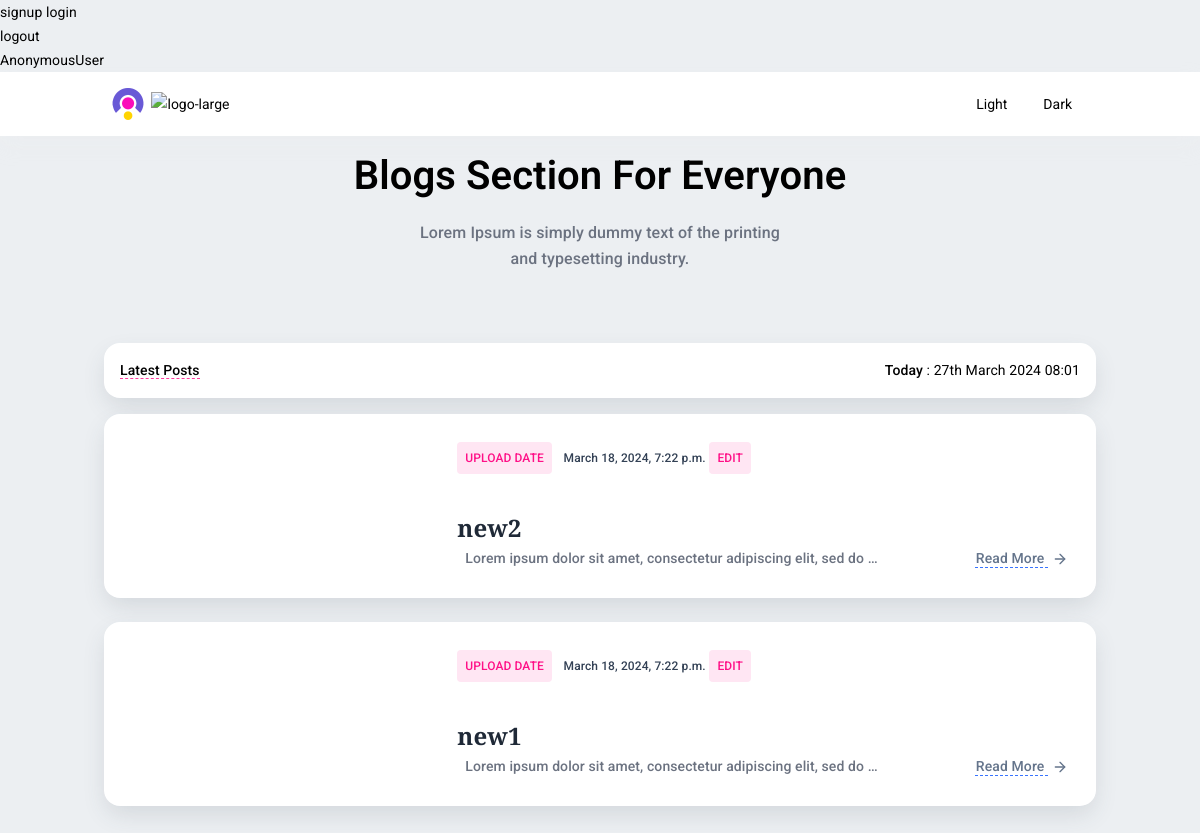
The app's page /, older data.
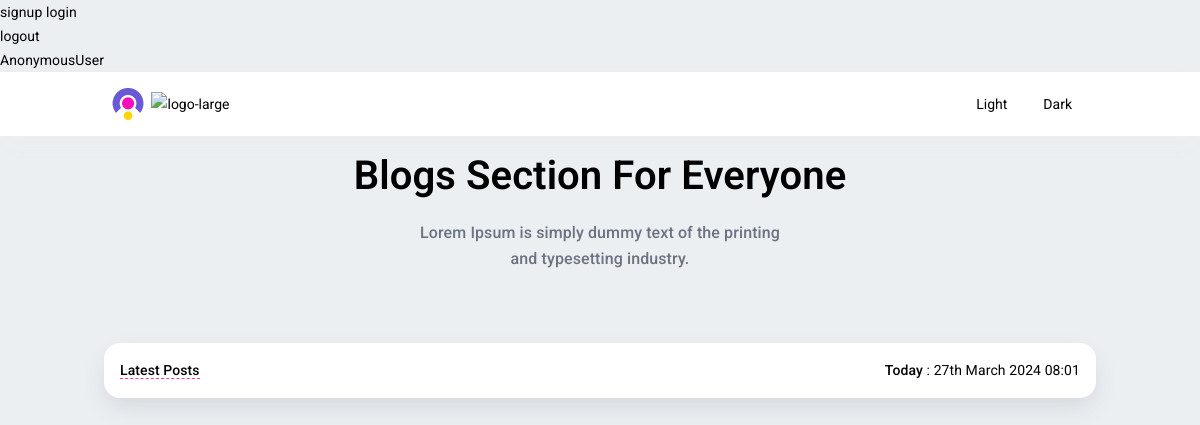
The same page, newer data.
### blog/models.py (models this page shows, shortened)
class BlogPost(models.Model):
    title = models.CharField(max_length=100, blank=False)
    text = models.TextField()
    slug = models.SlugField(max_length=100, unique=True)
    logo = models.ImageField(upload_to='logo/', blank=True)
    datetime_created = models.DateTimeField(auto_now_add=True)
    datetime_modified = models.DateTimeField(auto_now=True)
    author = models.ForeignKey(get_user_model(), on_delete=models.CASCADE, related_name='posts')
    published = models.BooleanField(default=True)

### blog/views.py (the view)
# urls.py: path('', views.Home.as_view(), name='home'),
class Home(generic.ListView):
    model = models.BlogPost
    template_name = 'blog/index.html'
    context_object_name = 'posts'
    ordering = ['-datetime_created']
    paginate_by = 5

### blog/templates/blog/index.html (shortened to what this page needs)
{% extends '_base.html' %}
{% block main %}
    <br>
    <div class="container">
        <div class="grid grid-cols-12 sm:grid-cols-12 md:grid-cols-12 lg:grid-cols-12 xl:grid-cols-12 gap-4 mb-4 justify-center">
            <div class="col-span-12 sm:col-span-12  md:col-span-12 lg:col-span-12 xl:col-span-12 ">
                <div class=" w-full relative mb-10">
                    <div class="flex-auto p-4">
                        <div class="text-center mt-10">
                            <h4 class="my-1 font-semibold text-[30px] md:text-[40px] dark:text-slate-200 mb-5 leading-12">
                                Blogs Section For Everyone</h4>
                            <h6 class="text-gray-500 dark:text-gray-400 text-lg font-medium">Lorem Ipsum is simply dummy
                                text of the printing <br> and typesetting industry.</h6>
                        </div>
                    </div>
                </div>
            </div>
        </div>
        <div class="">
            <div class="col-span-12 sm:col-span-12  md:col-span-12 lg:col-span-8 xl:col-span-9 ">
                <div class="bg-white dark:bg-gray-800/40 backdrop-blur-2xl  rounded-2xl shadow-lg w-full relative p-4 mb-4">
                    <div class="flex justify-between">
                        <p class="dark:text-slate-200">
                            <span class="font-medium border-b border-dashed border-pink-400">Latest Posts </span>
                        </p>
                        <p class="dark:text-slate-200">
                            <span class="font-medium">Today </span>: {% now "jS F Y H:i" %}
                        </p>
                    </div>
                </div>
                {% for post in posts %}
                    <div class="bg-white dark:bg-gray-800/40 backdrop-blur-2xl  rounded-2xl shadow-lg w-full relative p-4">
                        <div class="grid grid-cols-12 sm:grid-cols-12 md:grid-cols-12 lg:grid-cols-12 xl:grid-cols-12 gap-4">
                            <div class="col-span-12 sm:col-span-6  md:col-span-4 lg:col-span-4 xl:col-span-4 ">
                            </div>
                            <div class="col-span-12 sm:col-span-6  md:col-span-8 lg:col-span-8 xl:col-span-8 ">
                                <div class=" h-full flex flex-col p-3">
                                    <div class="w-full block">
                                        <span class="text-[12px] bg-pink-500/10 text-pink-500 dark:text-pink-600 rounded font-medium py-1 px-2 inline-block mb-3">UPLOAD DATE</span>
                                        <span class="text-slate-700 dark:text-slate-300 font-medium text-xs ms-2">{{ post.datetime_created }}</span>
                                        <a href="{% url 'post_edit' post.slug %}" class="text-[12px] bg-pink-500/10 text-pink-500 dark:text-pink-600 rounded font-medium py-1 px-2 inline-block mb-3">EDIT</a>
                                    </div>
                                    <br>
                                    <a href="#"
                                       class="text-[20px] md:text-3xl lg:text-3xl xl:text-[32px] leading-[30px] mb-5 md:mb-0 font-spectral font-semibold  text-gray-800 dark:text-slate-200 block">
                                        {{ post.title }}
                                    </a>
                                    <div class="flex flex-wrap justify-between mt-auto">
                                        <div class="flex items-center">
                                            <div class="ml-2">
                                                <p tabindex="0"
                                                   class="focus:outline-none text-gray-500 dark:text-gray-400 font-medium">
                                                    {{ post.text|truncatewords:10 }}</p>
                                            </div>
                                        </div>
                                        <a href="{% url 'post_detail' post.slug %}"
                                           class="block text-slate-500 dark:text-slate-400 hover:text-slate-600 underline decoration-1 decoration-dashed underline-offset-4  decoration-primary-500 font-medium  focus:outline-none self-center">Read
                                            More
                                        </a>
                                    </div>
                                </div>
                            </div>
                        </div>
                    </div>
                    <br>
                {% endfor %}
            </div>
        </div>
    </div>
{% endblock %}

### templates/_base.html (shortened to what this page needs)
{% load static %}
<!DOCTYPE html>
<html lang="en" class="light scroll-smooth" dir="ltr">
<head>
    <link rel="stylesheet" href="{% static 'assets/libs/icofont/icofont.min.css' %}">
    <link rel="stylesheet" href="{% static 'assets/css/tailwind.min.css' %}">
</head>
<body class="bg-[#ECEFF2] dark:bg-gray-900">
<a href="{% url 'signup' %}">signup</a>
<a href="{% url 'login' %}">login</a>
<form action="{% url 'logout' %}" method="post">
    <button type="submit">logout</button>
</form>
{{ request.user }}
<div class="h-full w-full">
    <nav class="bg-white shadow block fixed right-0 left-0 z-10 py-4">
        <div class="mx-auto container px-6 py-0">
            <div class="flex items-center justify-between">
                <button class="focus:outline-none focus:ring-2 focus:ring-offset-2 focus:ring-primary-500 rounded-md flex w-full sm:w-auto items-center sm:items-stretch justify-start sm:justify-start">
                    <div class="flex items-center">
                        <a href="{% url 'home' %}" class="logo">
                      <span>
                          <img src="{% static 'assets/images/logo-sm.png' %}" alt="logo-small"
                               class="logo-sm h-8 align-middle inline-block">
                      </span>
                            <span class="self-center">
                        <img src="{% static 'assets/images/logo-dark.png' %}" alt="logo-large"
                             class="logo-lg logo-dark inline-block dark:hidden ms-1 group-data-[sidebar=dark]:hidden">
                    </span>
                        </a>
                    </div>
                </button>
                <div class="flex">
                    <div class="ltr:me-2 ltr:md:me-4 rtl:me-0 rtl:ms-2 rtl:lg:me-0 rtl:md:ms-4">
                        <button id="toggle-theme" class="flex rounded-full md:me-0 relative">
                            <span class="me-2">Light</span>
                            <span data-lucide="moon" class="top-icon w-5 h-5 light "></span>
                            <span class="ms-2">Dark</span>
                        </button>
                    </div>
                </div>
            </div>
        </div>
    </nav>
    {% block main %}
    {% endblock main %}
</body>
</html>

Row changes from the older to the newer data that the page shows:
removed BlogPost: datetime_created "March 18, 2024, 7:22 p.m.", title "new2", text "Lorem ipsum dolor sit amet, consectetur adipiscing elit, sed do …"
removed BlogPost: datetime_created "March 18, 2024, 7:22 p.m.", title "new1", text "Lorem ipsum dolor sit amet, consectetur adipiscing elit, sed do …"
